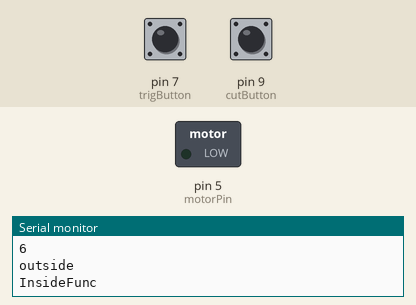
This sketch was run on a simulated Arduino Uno, built with avr-gcc and run on an emulated ATmega328P. Parts: switched loads named in the sketch (green lamp = pin HIGH), the last lines printed to the serial monitor. The test bench sets the inputs (shaded band); at power-on: pin 7 (trigButton) HIGH, pin 9 (cutButton) HIGH.

Above: at 1.2 s.
1.3 s: pin 7 (trigButton) pulled LOW for 0.15 s
At 3.0 s:
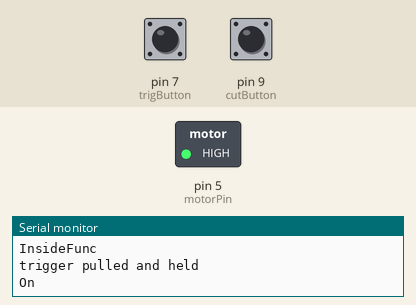
3.3 s: pin 9 (cutButton) pulled LOW for 0.15 s
At 4.7 s:
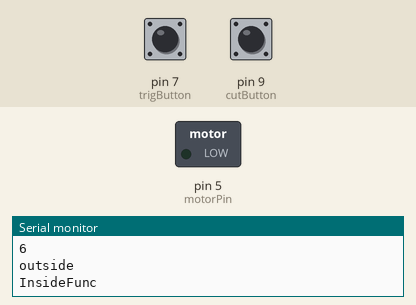
5.3 s: pin 7 (trigButton) pulled LOW for 1 s
At 6.3 s:
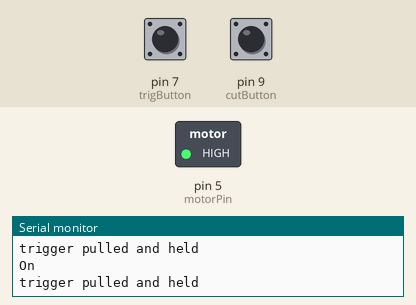
7.8 s: pin 9 (cutButton) pulled LOW for 1 s
At 9.1 s:
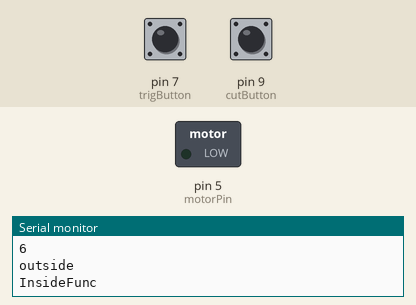
Timing chart, 0 to 10.8 s (numbered marks = the images above; inputs shaded):
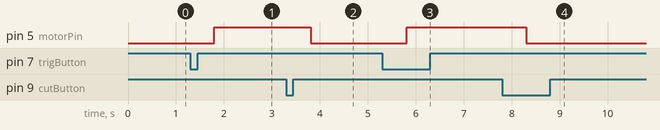

Measured:
- after the input at 1.3 s, pin 5 (motorPin): LOW → HIGH after 0.50 s
- after the input at 3.3 s, pin 5 (motorPin): HIGH → LOW after 0.51 s
- after the input at 5.3 s, pin 5 (motorPin): LOW → HIGH after 0.51 s
- after the input at 7.8 s, pin 5 (motorPin): HIGH → LOW after 0.50 s

The sketch:

ETRIG_Debug.ino
```cpp
const int trigButton = 7;
const int cutButton = 9;
const int motorPin = 5;
void setup() {
  //start serial connection

  Serial.begin(9600);
  //configure input pins with pullup resistors
  pinMode(trigButton, INPUT_PULLUP);
  pinMode(cutButton, INPUT_PULLUP);

  //configure output pin(s)
  pinMode(motorPin, OUTPUT);
}
bool trigFunc(bool trigPull, int cutoff)
{
  Serial.println("InsideFunc");
  while (cutoff == 1 && trigPull == false)
  {
    //Serial.println("InsideFuncLoop");
    bool trigState = false;
    //Serial.println(trigState);
    delay(20);
    if (digitalRead(trigButton) == LOW && digitalRead(cutButton) == HIGH)
    {
      Serial.println("trigger pulled and held");
      delay(500);
      digitalWrite(motorPin, HIGH);
      delay(5);
      Serial.println("On");
    }
    else if (trigPull == true)
    {
      return;
    }
    else if (digitalRead(cutButton) == LOW)
    {
      Serial.println("cutoff button hit");
      delay(500);
      trigState = ! trigState;
       digitalWrite(motorPin, LOW);
      Serial.println(trigPull);
      delay(20);
      return trigState;
    }

  }
}
void loop() {
bool trigPull = false;
  //read the buttons value into a variable
  int trigger = digitalRead(trigButton);

  int cutoff = digitalRead(cutButton);
  //  print out the value of the buttons, and read back if it is outside the loop
  Serial.println(trigger + 5);
  //delay(500);
  Serial.println("outside");
  //delay(500);
  if(digitalRead(trigButton) == HIGH)
  {
    trigPull = false;
  }

 trigPull = trigFunc(trigPull,cutoff);

  while(trigPull == true && digitalRead(trigButton) == LOW)
    {
      if(digitalRead(trigButton) == LOW && digitalRead(cutButton) == HIGH)
      {
        digitalWrite(motorPin, LOW);
        Serial.println("Let go of the trigger");
        delay(20);
      }
      else if(digitalRead(trigButton) == HIGH && digitalRead(cutButton) == HIGH)
      {
        digitalWrite(motorPin, LOW);
        trigPull =! trigPull;
        Serial.println(trigPull);
        delay(20);
        break;
      }
      else if(digitalRead(trigButton) == HIGH && digitalRead(cutButton) == LOW)
      {
        digitalWrite(motorPin, LOW);
        trigPull =! trigPull;
        Serial.println(trigPull);
        delay(20);
        break;
      }
    }


  /*switch (cutoff)//This gives the instruction on whether or not it should reneter the while loop, cases for both during and after the cutoff switch has been hit
  {
    case 1:
      {
        if (digitalRead(trigButton) == LOW)
        {
          digitalWrite(motorPin, LOW);
          Serial.println("Let go of the Button");
          delay(10);
          break;
        }
        else if (digitalRead(trigButton) == HIGH)
        {
          digitalWrite(5, LOW);
          Serial.println("Not Holding Button");
          delay(10);
          trigPull = !trigPull;
          break;
        }
      }

    case 0:
      {
        if (digitalRead(trigButton) == LOW)
        {
          digitalWrite(motorPin, LOW);
          Serial.println("try Letting go of the Button");
          delay(10);
          break;
        }
        else if (digitalRead(trigButton) == HIGH)
        {
          Serial.println("Not Holding Button Again");
          digitalWrite(motorPin, LOW);
          delay(10);
          trigPull = !trigPull;
          break;
        }
      }
  }*/


}
```
